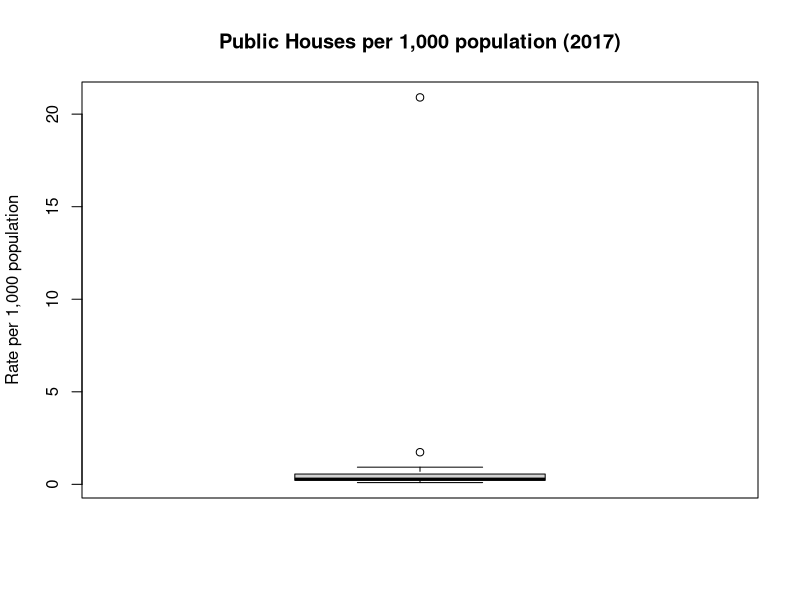
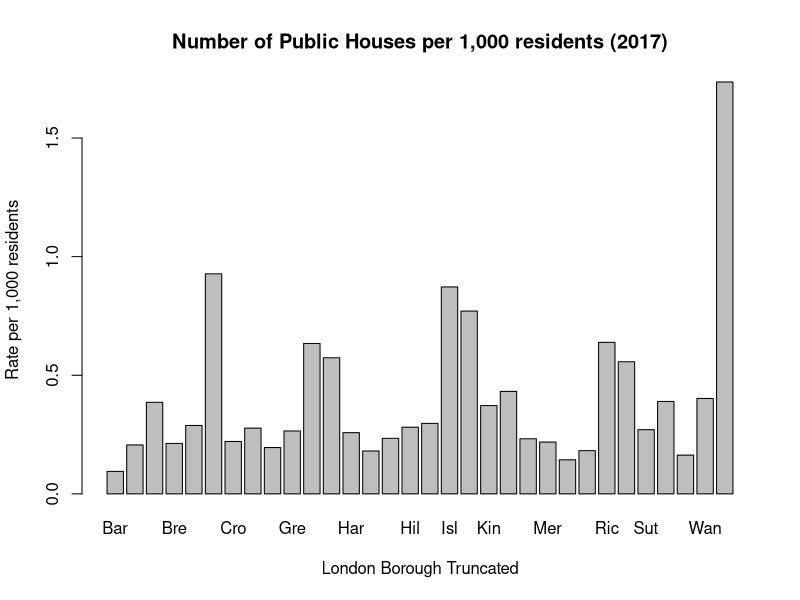

Generate these figures, in order, with R:
setwd('//dsfin/corpcom/LBBDR/TNG/Session 1')
getwd()
df <- read.csv('session1_2017.csv')
head(df)
df$PHper1000_2017 <- (df$ph2017 / df$population2017) * 1000
boxplot(df$PHper1000_2017, main='Public Houses per 1,000 population (2017)', ylab='Rate per 1,000 population')
df <- df[-1, ]
barplot(height = df$PHper1000_2017, names.arg = substr(df$area, 1, 3), main = 'Number of Public Houses per 1,000 residents (2017)', xlab='London Borough Truncated', ylab='Rate per 1,000 residents')
